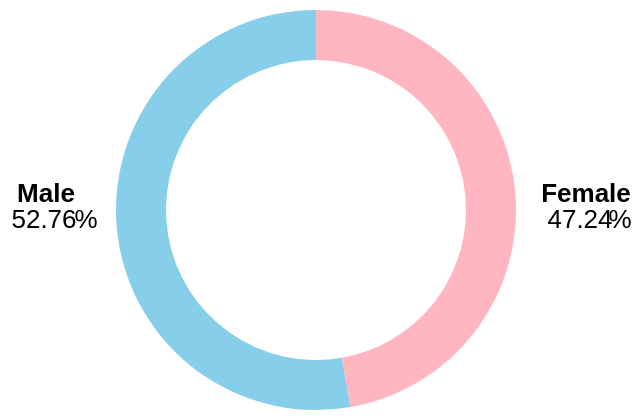

The specification (Vega-Lite) saved for this image:
### Vega-Lite specification from a JSON file in a GitHub repository (floating-point values rounded to 4 significant figures)
{"$schema": "https://vega.github.io/schema/vega-lite/v5.json", "description": "Donut chart to show male and female arrivals", "width": 200, "height": 200, "data": {"values": [{"gender": "Male", "percentage": 52.76, "count": 1862082, "total": 3528338}, {"gender": "Female", "percentage": 47.24, "count": 1666256, "total": 3528338}]}, "layer": [{"mark": {"type": "arc", "innerRadius": 75, "outerRadius": 100, "tooltip": true}, "encoding": {"theta": {"field": "percentage", "type": "quantitative", "stack": true}, "color": {"field": "gender", "type": "nominal", "legend": null, "scale": {"domain": ["Male", "Female"], "range": ["#87CEEB", "#FFB6C1"]}, "title": "Gender"}, "tooltip": [{"field": "gender", "type": "nominal", "title": "Gender"}, {"field": "total", "type": "quantitative", "title": "Total Arrivals", "format": ","}, {"field": "count", "type": "quantitative", "title": "Total Gender Arrivals", "format": ","}, {"field": "percentage", "type": "quantitative", "title": "Percentage"}]}}, {"mark": {"type": "text", "dx": -136, "dy": 5, "fontSize": 13}, "encoding": {"theta": {"field": "percentage", "type": "quantitative"}, "radius": {"value": 0}, "text": {"condition": {"test": "datum.gender === 'Male'", "field": "percentage", "type": "quantitative", "format": ".2f"}, "else": {"value": ""}}}}, {"mark": {"type": "text", "dx": 132, "dy": 5, "fontSize": 13}, "encoding": {"theta": {"field": "percentage", "type": "quantitative"}, "radius": {"value": 0}, "text": {"condition": {"test": "datum.gender === 'Female'", "field": "percentage", "type": "quantitative", "format": ".2f"}, "else": {"value": ""}}}}, {"mark": {"type": "text", "dx": -135, "dy": -8, "fontWeight": "bold", "fontSize": 13}, "encoding": {"theta": {"field": "gender", "type": "nominal"}, "radius": {"value": 0}, "text": {"condition": {"test": "datum.gender === 'Male'", "field": "gender", "type": "nominal"}, "else": {"value": ""}}}}, {"mark": {"type": "text", "dx": 135, "dy": -8, "fontWeight": "bold", "fontSize": 13}, "encoding": {"theta": {"field": "gender", "type": "nominal"}, "radius": {"value": 0}, "text": {"condition": {"test": "datum.gender === 'Female'", "field": "gender", "type": "nominal"}, "else": {"value": ""}}}}, {"mark": {"type": "text", "dx": -115, "dy": 5, "fontSize": 13}, "encoding": {"theta": {"field": "percentage", "type": "quantitative"}, "radius": {"value": 0}, "text": {"condition": {"test": "datum.gender === 'Male'", "value": "%"}, "else": {"value": ""}}}}, {"mark": {"type": "text", "dx": 152, "dy": 5, "fontSize": 13}, "encoding": {"theta": {"field": "percentage", "type": "quantitative"}, "radius": {"value": 0}, "text": {"condition": {"test": "datum.gender === 'Female'", "value": "%"}, "else": {"value": ""}}}}]}
